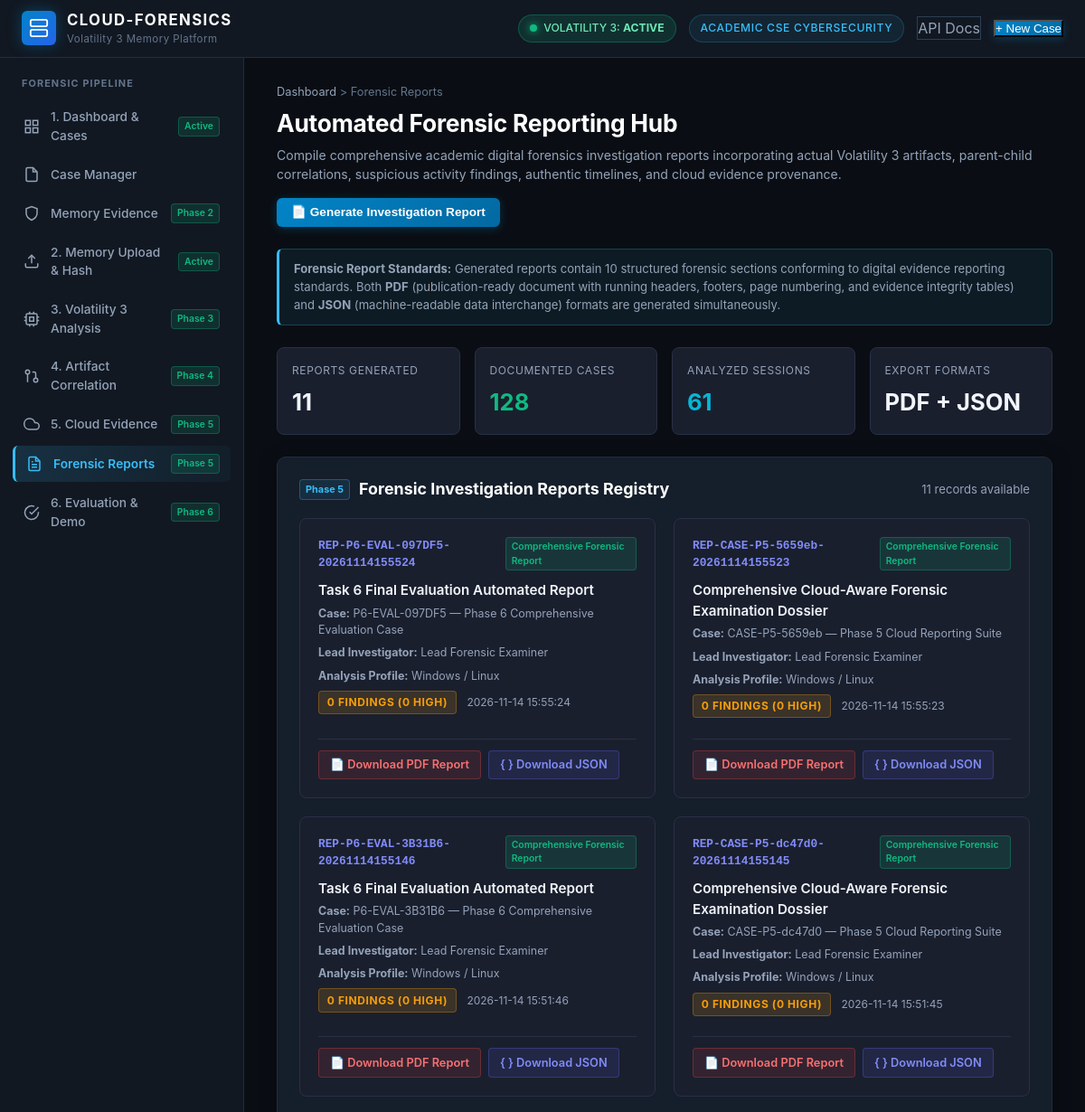
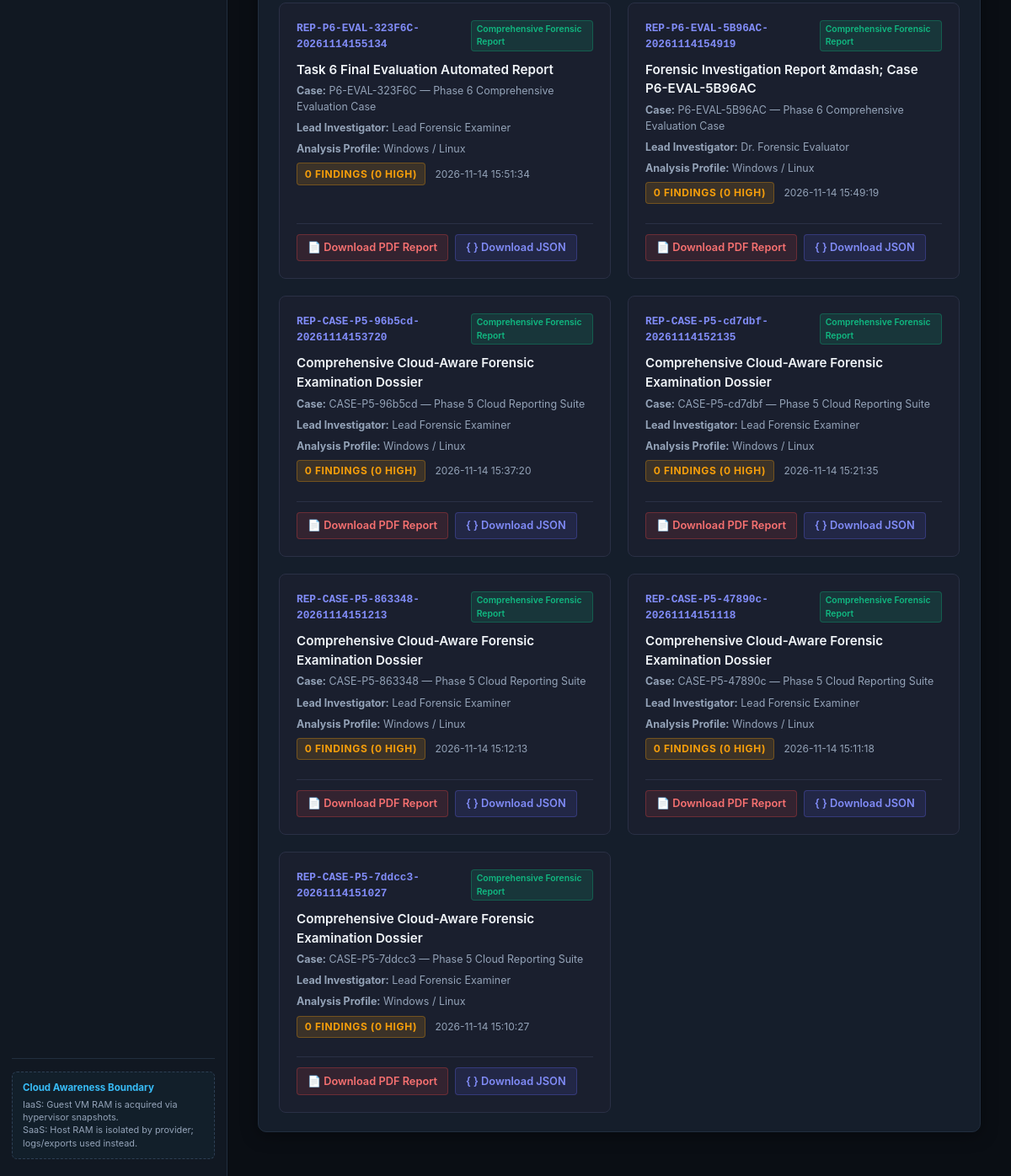
Page /reports on the committed database (2 pictures, top to bottom).
### tables this page shows
CREATE TABLE reports (
                id                           INTEGER PRIMARY KEY AUTOINCREMENT,
                report_number                TEXT UNIQUE NOT NULL,
                case_id                      INTEGER NOT NULL,
                session_id                   INTEGER,
                title                        TEXT NOT NULL,
                report_type                  TEXT NOT NULL DEFAULT 'Comprehensive Forensic Report',
                investigator                 TEXT NOT NULL,
                generated_at                 TEXT NOT NULL,
                pdf_path                     TEXT,
                json_path                    TEXT,
                summary_findings_count       INTEGER DEFAULT 0,
                summary_high_severity_count  INTEGER DEFAULT 0,
                FOREIGN KEY (case_id)    REFERENCES cases(id)             ON DELETE CASCADE,
                FOREIGN KEY (session_id) REFERENCES analysis_sessions(id) ON DELETE SET NULL
            );

CREATE TABLE cases (
                id INTEGER PRIMARY KEY AUTOINCREMENT,
                case_number TEXT UNIQUE NOT NULL,
                title TEXT NOT NULL,
                description TEXT,
                investigator TEXT NOT NULL,
                environment_type TEXT NOT NULL DEFAULT 'IaaS (Virtual Machine)',
                status TEXT NOT NULL DEFAULT 'Open',
                priority TEXT NOT NULL DEFAULT 'Medium',
                created_at TEXT NOT NULL,
                updated_at TEXT NOT NULL
            );

### app/routers/reports.py (the view)
@router.get("/reports", response_class=HTMLResponse, tags=["Reports UI"])
async def reports_hub_page(request: Request):
    cases = get_all_cases()
    sessions = get_all_sessions()
    reports = get_all_reports()
    return templates.TemplateResponse(
        request=request,
        name="reports.html",
        context={
            "request": request,
            "title": f"Forensic Investigation Reports | {APP_TITLE}",
            "active_tab": "reports",
            "cases": cases,
            "sessions": sessions,
            "reports": reports,
        },
    )

### app/templates/reports.html (shortened to what this page needs)
{% extends "base.html" %}
{% block content %}
<link rel="stylesheet" href="/static/css/phase3.css">
<link rel="stylesheet" href="/static/css/phase4.css">
<link rel="stylesheet" href="/static/css/phase5.css">
<div class="evidence-page">
  <div class="page-header">
    <div class="header-titles">
      <div class="breadcrumb"><a href="/">Dashboard</a> &gt; <span>Forensic Reports</span></div>
      <h1 class="page-title">Automated Forensic Reporting Hub</h1>
      <p class="page-subtitle">
        Compile comprehensive academic digital forensics investigation reports incorporating
        actual Volatility 3 artifacts, parent-child correlations, suspicious activity findings, authentic timelines, and cloud evidence provenance.
      </p>
    </div>
    <div class="header-actions">
      <button class="btn btn-primary" onclick="openGenerateReportModal()">
        &#128196; Generate Investigation Report
      </button>
    </div>
  </div>
  <div class="infobox" style="margin-bottom:1.5rem;">
    <strong>Forensic Report Standards:</strong>
    Generated reports contain 10 structured forensic sections conforming to digital evidence reporting standards.
    Both <strong>PDF</strong> (publication-ready document with running headers, footers, page numbering, and evidence integrity tables)
    and <strong>JSON</strong> (machine-readable data interchange) formats are generated simultaneously.
  </div>
  <div class="phase4-metrics">
    <div class="p4-card">
      <span class="p4-card-title">Reports Generated</span>
      <span class="p4-card-val">{{ reports|length }}</span>
    </div>
    <div class="p4-card">
      <span class="p4-card-title">Documented Cases</span>
      <span class="p4-card-val ok">{{ cases|length }}</span>
    </div>
    <div class="p4-card">
      <span class="p4-card-title">Analyzed Sessions</span>
      <span class="p4-card-val low">{{ sessions|length }}</span>
    </div>
    <div class="p4-card">
      <span class="p4-card-title">Export Formats</span>
      <span class="p4-card-val">PDF + JSON</span>
    </div>
  </div>
  <div class="section-card">
    <div class="section-header">
      <div class="section-title-wrap">
        <span class="module-chip">Phase 5</span>
        <h2 class="section-title">Forensic Investigation Reports Registry</h2>
      </div>
      <span style="font-size:0.82rem;color:var(--text-secondary);">{{ reports|length }} records available</span>
    </div>
    {% if reports %}
    <div class="report-card-grid">
      {% for rep in reports %}
      <div class="report-card">
        <div>
          <div class="report-card-header">
            <span class="report-num">{{ rep.report_number }}</span>
            <span class="badge-active">{{ rep.report_type }}</span>
          </div>
          <h3 class="report-title">{{ rep.title }}</h3>
          <div class="report-meta-row">
            <strong>Case:</strong> {{ rep.case_number }} &mdash; {{ rep.case_title }}
          </div>
          <div class="report-meta-row">
            <strong>Lead Investigator:</strong> {{ rep.investigator }}
          </div>
          <div class="report-meta-row">
            <strong>Analysis Profile:</strong>
            {{ rep.detected_os or 'Windows / Linux' }}
          </div>
          <div class="report-meta-row" style="margin-top:0.4rem;">
            <span class="severity-badge {% if rep.summary_high_severity_count > 0 %}high{% else %}medium{% endif %}">
              {{ rep.summary_findings_count }} Findings ({{ rep.summary_high_severity_count }} High)
            </span>
            <span style="font-size:0.75rem;color:var(--text-secondary);margin-left:0.5rem;">
              {{ rep.generated_at }}
            </span>
          </div>
        </div>
        <div class="report-actions">
          <a href="/reports/{{ rep.id }}/download/pdf" class="btn-pdf" target="_blank">
            &#128196; Download PDF Report
          </a>
          <a href="/reports/{{ rep.id }}/download/json" class="btn-json" target="_blank">
            &#123;&nbsp;&#125; Download JSON
          </a>
        </div>
      </div>
      {% endfor %}
    </div>
    {% endif %}
  </div>
</div>
{% endblock %}

### app/templates/base.html (shortened to what this page needs)
<!DOCTYPE html>
<html lang="en">
<head>
    <link rel="stylesheet" href="/static/css/style.css">
    <link rel="stylesheet" href="/static/css/phase2.css">
    <link rel="stylesheet" href="/static/css/phase3.css">
    <link rel="stylesheet" href="/static/css/phase4.css">
    <link rel="stylesheet" href="/static/css/phase5.css">
</head>
<body class="cyber-theme">
    <header class="top-nav">
        <div class="brand">
            <span class="brand-icon">
                <svg width="22" height="22" viewBox="0 0 24 24" fill="none" stroke="currentColor" stroke-width="2">
                    <rect x="2" y="2" width="20" height="8" rx="2" ry="2"></rect>
                    <rect x="2" y="14" width="20" height="8" rx="2" ry="2"></rect>
                    <line x1="6" y1="6" x2="6.01" y2="6"></line>
                    <line x1="6" y1="18" x2="6.01" y2="18"></line>
                </svg>
            </span>
            <div class="brand-text">
                <span class="brand-title">CLOUD-FORENSICS</span>
                <span class="brand-subtitle">Volatility 3 Memory Platform</span>
            </div>
        </div>
        <div class="top-meta">
            <div class="status-pill operational">
                <span class="pulse-dot"></span>
                <span>VOLATILITY 3: <strong>ACTIVE</strong></span>
            </div>
            <div class="status-pill env-badge">
                <span>ACADEMIC CSE CYBERSECURITY</span>
            </div>
            <a href="/docs" target="_blank" class="nav-btn ghost-btn" title="View Swagger OpenAPI Documentation">
                API Docs
            </a>
            <button class="nav-btn primary-btn" onclick="openNewCaseModal()">
                + New Case
            </button>
        </div>
    </header>
    <div class="app-layout">
        <aside class="sidebar">
            <div class="nav-section-title">FORENSIC PIPELINE</div>
            <nav class="nav-menu">
                <a href="/" class="nav-link {% if active_tab == 'dashboard' %}active{% endif %}">
                    <span class="nav-icon">
                        <svg width="18" height="18" viewBox="0 0 24 24" fill="none" stroke="currentColor"
                            stroke-width="2">
                            <rect x="3" y="3" width="7" height="7"></rect>
                            <rect x="14" y="3" width="7" height="7"></rect>
                            <rect x="14" y="14" width="7" height="7"></rect>
                            <rect x="3" y="14" width="7" height="7"></rect>
                        </svg>
                    </span>
                    <span class="nav-label">1. Dashboard & Cases</span>
                    <span class="badge-active">Active</span>
                </a>
                <a href="/cases" class="nav-link {% if active_tab == 'cases' %}active{% endif %}">
                    <span class="nav-icon">
                        <svg width="18" height="18" viewBox="0 0 24 24" fill="none" stroke="currentColor"
                            stroke-width="2">
                            <path d="M14 2H6a2 2 0 0 0-2 2v16a2 2 0 0 0 2 2h12a2 2 0 0 0 2-2V8z"></path>
                            <polyline points="14 2 14 8 20 8"></polyline>
                        </svg>
                    </span>
                    <span class="nav-label">Case Manager</span>
                </a>
                <a href="/evidence" class="nav-link {% if active_tab == 'evidence' %}active{% endif %}">
                    <span class="nav-icon">
                        <svg width="18" height="18" viewBox="0 0 24 24" fill="none" stroke="currentColor"
                            stroke-width="2">
                            <path d="M12 22s8-4 8-10V5l-8-3-8 3v7c0 6 8 10 8 10z"></path>
                        </svg>
                    </span>
                    <span class="nav-label">Memory Evidence</span>
                    <span class="badge-active">Phase 2</span>
                </a>
                <a href="/evidence"
                    class="nav-link {% if active_tab == 'module_2' or active_tab == 'evidence' %}active{% endif %}">
                    <span class="nav-icon">
                        <svg width="18" height="18" viewBox="0 0 24 24" fill="none" stroke="currentColor"
                            stroke-width="2">
                            <path d="M21 15v4a2 2 0 0 1-2 2H5a2 2 0 0 1-2-2v-4"></path>
                            <polyline points="17 8 12 3 7 8"></polyline>
                            <line x1="12" y1="3" x2="12" y2="15"></line>
                        </svg>
                    </span>
                    <span class="nav-label">2. Memory Upload & Hash</span>
                    <span class="badge-active">Active</span>
                </a>
                <a href="/analysis" class="nav-link {% if active_tab == 'analysis' %}active{% endif %}">
                    <span class="nav-icon">
                    </span>
                    <span class="nav-label">3. Volatility 3 Analysis</span>
                    <span class="badge-active">Phase 3</span>
                </a>
                <a href="/correlation" class="nav-link {% if active_tab == 'correlation' %}active{% endif %}">
                    <span class="nav-icon">
                        <svg width="18" height="18" viewBox="0 0 24 24" fill="none" stroke="currentColor"
                            stroke-width="2">
                            <circle cx="18" cy="18" r="3"></circle>
                            <circle cx="6" cy="6" r="3"></circle>
                            <path d="M13 6h3a2 2 0 0 1 2 2v7"></path>
                            <line x1="6" y1="9" x2="6" y2="21"></line>
                        </svg>
                    </span>
                    <span class="nav-label">4. Artifact Correlation</span>
                    <span class="badge-active">Phase 4</span>
                </a>
                <a href="/cloud-evidence" class="nav-link {% if active_tab == 'cloud_evidence' %}active{% endif %}">
                    <span class="nav-icon">
                        <svg width="18" height="18" viewBox="0 0 24 24" fill="none" stroke="currentColor"
                            stroke-width="2">
                            <path d="M18 10h-1.26A8 8 0 1 0 9 20h9a5 5 0 0 0 0-10z"></path>
                        </svg>
                    </span>
                    <span class="nav-label">5. Cloud Evidence</span>
                    <span class="badge-active">Phase 5</span>
                </a>
                <a href="/reports" class="nav-link {% if active_tab == 'reports' %}active{% endif %}">
                    <span class="nav-icon">
                    </span>
                    <span class="nav-label">Forensic Reports</span>
                    <span class="badge-active">Phase 5</span>
                </a>
                <a href="/evaluation" class="nav-link {% if active_tab == 'evaluation' or active_tab == 'module_6' %}active{% endif %}">
                    <span class="nav-icon">
                        <svg width="18" height="18" viewBox="0 0 24 24" fill="none" stroke="currentColor"
                            stroke-width="2">
                            <path d="M22 11.08V12a10 10 0 1 1-5.93-9.14"></path>
                            <polyline points="22 4 12 14.01 9 11.01"></polyline>
                        </svg>
                    </span>
                    <span class="nav-label">6. Evaluation & Demo</span>
                    <span class="badge-active">Phase 6</span>
                </a>
            </nav>
            <div class="sidebar-footer">
                <div class="footer-card">
                    <div class="footer-title">Cloud Awareness Boundary</div>
                    <p class="footer-desc">
                        IaaS: Guest VM RAM is acquired via hypervisor snapshots.<br>
                        SaaS: Host RAM is isolated by provider; logs/exports used instead.
                    </p>
                </div>
            </div>
        </aside>
        <main class="main-content">
            {% block content %}{% endblock %}
        </main>
    </div>
</body>
</html>

### rows in the picture
reports: report_number "REP-P6-EVAL-097DF5-20261114155524", report_type "Comprehensive Forensic Report", title "Task 6 Final Evaluation Automated Report", case_number "P6-EVAL-097DF5", case_title "Phase 6 Comprehensive Evaluation Case", investigator "Lead Forensic Examiner", detected_os "Windows / Linux", summary_findings_count "0", summary_high_severity_count "0", generated_at "2026-11-14 15:55:24"
reports: report_number "REP-CASE-P5-5659eb-20261114155523", report_type "Comprehensive Forensic Report", title "Comprehensive Cloud-Aware Forensic Examination Dossier", case_number "CASE-P5-5659eb", case_title "Phase 5 Cloud Reporting Suite", investigator "Lead Forensic Examiner", detected_os "Windows / Linux", summary_findings_count "0", summary_high_severity_count "0", generated_at "2026-11-14 15:55:23"
reports: report_number "REP-P6-EVAL-3B31B6-20261114155146", report_type "Comprehensive Forensic Report", title "Task 6 Final Evaluation Automated Report", case_number "P6-EVAL-3B31B6", case_title "Phase 6 Comprehensive Evaluation Case", investigator "Lead Forensic Examiner", detected_os "Windows / Linux", summary_findings_count "0", summary_high_severity_count "0", generated_at "2026-11-14 15:51:46"
reports: report_number "REP-CASE-P5-dc47d0-20261114155145", report_type "Comprehensive Forensic Report", title "Comprehensive Cloud-Aware Forensic Examination Dossier", case_number "CASE-P5-dc47d0", case_title "Phase 5 Cloud Reporting Suite", investigator "Lead Forensic Examiner", detected_os "Windows / Linux", summary_findings_count "0", summary_high_severity_count "0", generated_at "2026-11-14 15:51:45"
reports: report_number "REP-P6-EVAL-323F6C-20261114155134", report_type "Comprehensive Forensic Report", title "Task 6 Final Evaluation Automated Report", case_number "P6-EVAL-323F6C", case_title "Phase 6 Comprehensive Evaluation Case", investigator "Lead Forensic Examiner", detected_os "Windows / Linux", summary_findings_count "0", summary_high_severity_count "0", generated_at "2026-11-14 15:51:34"
reports: report_number "REP-P6-EVAL-5B96AC-20261114154919", report_type "Comprehensive Forensic Report", title "Forensic Investigation Report &mdash; Case P6-EVAL-5B96AC", case_number "P6-EVAL-5B96AC", case_title "Phase 6 Comprehensive Evaluation Case", investigator "Dr. Forensic Evaluator", detected_os "Windows / Linux", summary_findings_count "0", summary_high_severity_count "0", generated_at "2026-11-14 15:49:19"
reports: report_number "REP-CASE-P5-96b5cd-20261114153720", report_type "Comprehensive Forensic Report", title "Comprehensive Cloud-Aware Forensic Examination Dossier", case_number "CASE-P5-96b5cd", case_title "Phase 5 Cloud Reporting Suite", investigator "Lead Forensic Examiner", detected_os "Windows / Linux", summary_findings_count "0", summary_high_severity_count "0", generated_at "2026-11-14 15:37:20"
reports: report_number "REP-CASE-P5-cd7dbf-20261114152135", report_type "Comprehensive Forensic Report", title "Comprehensive Cloud-Aware Forensic Examination Dossier", case_number "CASE-P5-cd7dbf", case_title "Phase 5 Cloud Reporting Suite", investigator "Lead Forensic Examiner", detected_os "Windows / Linux", summary_findings_count "0", summary_high_severity_count "0", generated_at "2026-11-14 15:21:35"
reports: report_number "REP-CASE-P5-863348-20261114151213", report_type "Comprehensive Forensic Report", title "Comprehensive Cloud-Aware Forensic Examination Dossier", case_number "CASE-P5-863348", case_title "Phase 5 Cloud Reporting Suite", investigator "Lead Forensic Examiner", detected_os "Windows / Linux", summary_findings_count "0", summary_high_severity_count "0", generated_at "2026-11-14 15:12:13"
reports: report_number "REP-CASE-P5-47890c-20261114151118", report_type "Comprehensive Forensic Report", title "Comprehensive Cloud-Aware Forensic Examination Dossier", case_number "CASE-P5-47890c", case_title "Phase 5 Cloud Reporting Suite", investigator "Lead Forensic Examiner", detected_os "Windows / Linux", summary_findings_count "0", summary_high_severity_count "0", generated_at "2026-11-14 15:11:18"
reports: report_number "REP-CASE-P5-7ddcc3-20261114151027", report_type "Comprehensive Forensic Report", title "Comprehensive Cloud-Aware Forensic Examination Dossier", case_number "CASE-P5-7ddcc3", case_title "Phase 5 Cloud Reporting Suite", investigator "Lead Forensic Examiner", detected_os "Windows / Linux", summary_findings_count "0", summary_high_severity_count "0", generated_at "2026-11-14 15:10:27"

### other values in the picture
{{ reports|length }} "11"
{{ cases|length }} "128"
{{ sessions|length }} "61"
